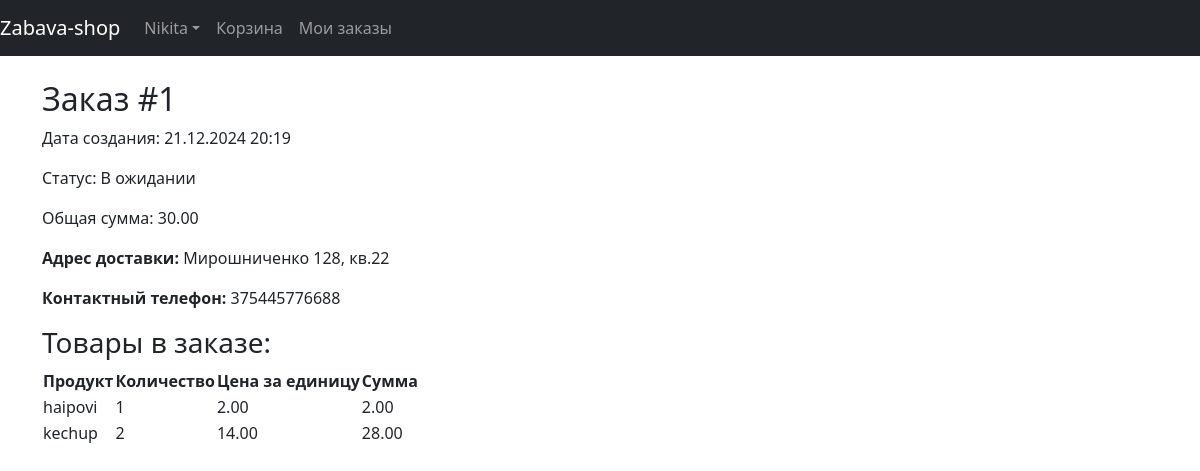
Screenshot of /order/1/ (signed in) with the database file from the repository.
### users/models.py (models this page shows)
class CustomUser(AbstractUser):
    user_balance= models.DecimalField(max_digits=10, decimal_places=2, default=0)

### orders/models.py (models this page shows, shortened)
class Order(models.Model):
    STATUS_CHOICES = [
        ('PENDING', 'В ожидании'),
        ('PROCESSING', 'В обработке'),
        ('COMPLETED', 'Завершен'),
        ('CANCELLED', 'Отменен'),
    ]
    user = models.ForeignKey(CustomUser, on_delete=models.CASCADE)
    created_at = models.DateTimeField(default=timezone.now)
    status = models.CharField(max_length=20, choices=STATUS_CHOICES, default='PENDING')
    total = models.DecimalField(max_digits=10, decimal_places=2, default=0)
    address = models.CharField(max_length=200, default= '')
    phone = models.CharField(max_length=13, default= '')

class OrderItem(models.Model):
    order = models.ForeignKey(Order, related_name='items', on_delete=models.CASCADE)
    product = models.ForeignKey(Product, on_delete=models.CASCADE)
    quantity = models.IntegerField(default=1)
    price = models.DecimalField(max_digits=10, decimal_places=2)  # Цена на момент заказа

### product/models.py (models this page shows, shortened)
class Product(models.Model):
    name = models.CharField(max_length=100)
    description = models.TextField()
    price = models.DecimalField(max_digits=10, decimal_places=2)

### orders/views.py (the view)
# urls.py: path('order/<int:order_id>/', OrderDetailView.as_view(), name='order_detail'),
class OrderDetailView(LoginRequiredMixin, DetailView):
    model = Order
    template_name = 'order/order_detail.html'
    context_object_name = 'order'
    pk_url_kwarg = 'order_id'
    def get_queryset(self):
        return Order.objects.filter(user=self.request.user)

### orders/templatetags/order_extras.py (called while the page is built)
@register.filter
def multiply(value, arg):
    return value * arg

### templates/order/order_detail.html
{% extends 'base.html' %}
{% load order_extras %}
{% block content %}
  <h2>Заказ #{{ order.id }}</h2>
  <p>Дата создания: {{ order.created_at|date:'d.m.Y H:i' }}</p>
  <p>Статус: {{ order.get_status_display }}</p>
  <p>Общая сумма: {{ order.total }}</p>
  <p>
    <strong>Адрес доставки:</strong> {{ order.address }}
  </p>
  <p>
    <strong>Контактный телефон:</strong> {{ order.phone }}
  </p>
  <h3>Товары в заказе:</h3>
  <table>
    <thead>
      <tr>
        <th>Продукт</th>
        <th>Количество</th>
        <th>Цена за единицу</th>
        <th>Сумма</th>
      </tr>
    </thead>
    <tbody>
      {% for item in order.items.all %}
        <tr>
          <td>{{ item.product.name }}</td>
          <td>{{ item.quantity }}</td>
          <td>{{ item.price }}</td>
          <td>{{ item.price|multiply:item.quantity }}</td>
        </tr>
      {% endfor %}
    </tbody>
  </table>
{% endblock %}

### templates/base.html (shortened to what this page needs)
<!DOCTYPE html>
<html lang="en">
  <head>
    <link href="https://cdn.jsdelivr.net/npm/bootstrap@5.3.3/dist/css/bootstrap.min.css" rel="stylesheet" />
  </head>
  <body>
    <nav class="navbar navbar-expand-md navbar-dark bg-dark mb-4">
      <a class="navbar-brand" href="{% url 'home' %}">Zabava-shop</a>
      <div class="collapse navbar-collapse" id="navbarCollapse">
        {% if user.is_authenticated %}
          <ul class="navbar-nav ml-auto">
            <li class="nav-item">
              <a class="nav-link dropdown-toggle" href="#" id="userMenu" data-bs-toggle="dropdown" aria-haspopup="true" aria-expanded="false">{{ user.username }}</a>
            </li>
            <li class="nav-item">
              <a class="nav-link" href="{% url 'cart' %}">Корзина</a>
            </li>
            <li>
              <a class="nav-link" href="{% url 'order_list' %}">Мои заказы</a>
            </li>
          </ul>
        {% else %}
          <form class="form-inline ml-auto">
            <a href="{% url 'login' %}" class="btn btn-outline-secondary">Log In</a>
            <a href="{% url 'signup' %}" class="btn btn-primary ml-2">Sign up</a>
          </form>
        {% endif %}
      </div>
    </nav>
    <div class="container">
      {% block content %}
      {% endblock %}
    </div>
  </body>
</html>

### rows the page displays
CustomUser: username "Nikita"
Order: id "1", created_at "21.12.2024 20:19", status "В ожидании", total "30.00", address "Мирошниченко 128, кв.22", phone "375445776688"
OrderItem: product.name "haipovi", quantity "1", price "2.00", price|multiply "2.00"
OrderItem: product.name "kechup", quantity "2", price "14.00", price|multiply "28.00"
